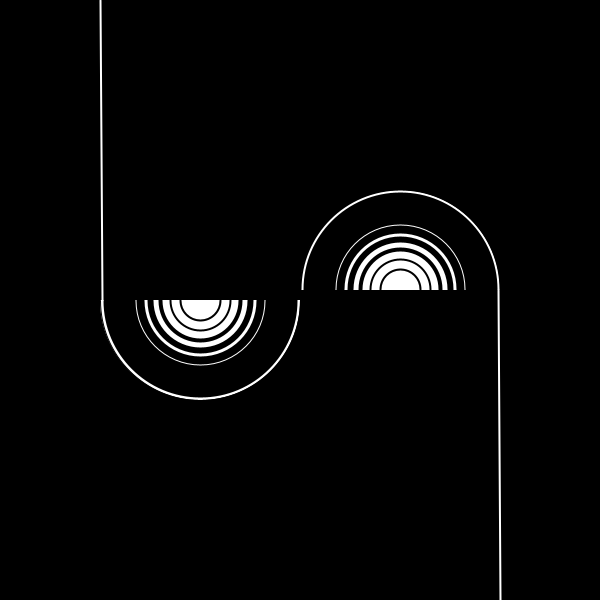
Frame 1 (no input)
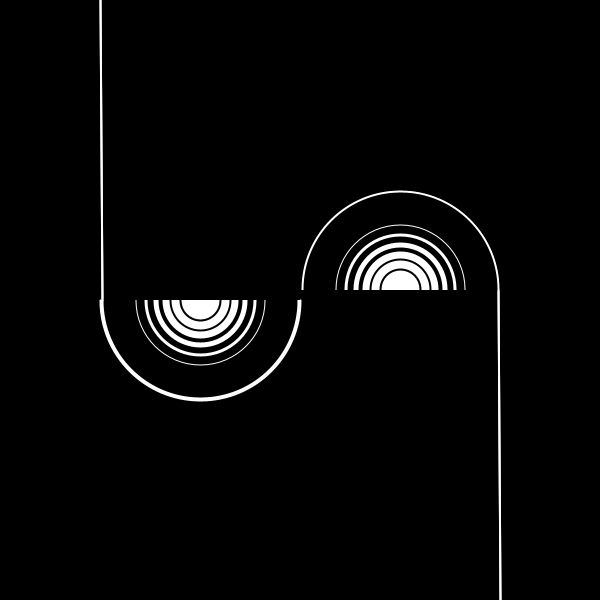
Frame 2 (the mouse pressed at the canvas centre, redrawn once)

The Processing sketch that drew these frames (run headless with seeded random() and noise(); the mouse was pressed at the canvas centre and the sketch redrawn once):

// Processing sketch: processing_86275
// ── processing_86275.pde

void setup()
{
  //taille de l'image
  size(600,600);
  background(0);
  smooth();
}
void draw()
{
 //arc de cercle en bas
 arc(200,300,200,200,0,PI);
 stroke(0);
 strokeWeight(14);
  arc(200,300,180,180,0,PI);
 strokeWeight(12);
  arc(200,300,160,160,0,PI);
  strokeWeight(10);
  arc(200,300,140,140,0,PI);
  strokeWeight(8);
  arc(200,300,120,120,0,PI);
  strokeWeight(6);
  arc(200,300,100,100,0,PI);
  strokeWeight(4);
  arc(200,300,80,80,0,PI);
  strokeWeight(2);
  arc(200,300,60,60,0,PI);
  arc(200,300,40,40,0,PI);
  //ouverture matrice
  pushMatrix();
  //faire descendre l'arc
  translate(600,690);
  //rotation a 180°
  rotate(PI);
  //arc de cercle en haut
  arc(200,400,200,200,0,PI);
   stroke(0);
   strokeWeight(14);
    arc(200,400,180,180,0,PI);
 strokeWeight(12);
  arc(200,400,160,160,0,PI);
  strokeWeight(10);
  arc(200,400,140,140,0,PI);
  strokeWeight(8);
  arc(200,400,120,120,0,PI);
  strokeWeight(6);
  arc(200,400,100,100,0,PI);
 strokeWeight(4);
  arc(200,400,80,80,0,PI);
  strokeWeight(2);
  arc(200,400,60,60,0,PI);
  arc(200,400,40,40,0,PI);
//fermture de la matrice
  popMatrix();
 stroke(255);
  line(100,0,102,300);
  line(498,290,500,600);
  noLoop();
}
